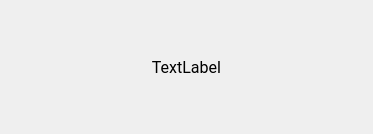
<?xml version="1.0" encoding="UTF-8"?>
<ui version="4.0">
 <class>SystemMessageWidget</class>
 <widget class="QWidget" name="SystemMessageWidget">
  <property name="geometry">
   <rect>
    <x>0</x>
    <y>0</y>
    <width>373</width>
    <height>134</height>
   </rect>
  </property>
  <property name="windowTitle">
   <string>Form</string>
  </property>
  <layout class="QVBoxLayout" name="verticalLayout">
   <item>
    <widget class="QLabel" name="system_message_content">
     <property name="font">
      <font>
       <family>Roboto</family>
       <pointsize>12</pointsize>
      </font>
     </property>
     <property name="text">
      <string>TextLabel</string>
     </property>
     <property name="alignment">
      <set>Qt::AlignCenter</set>
     </property>
    </widget>
   </item>
  </layout>
 </widget>
 <resources/>
 <connections/>
</ui>
